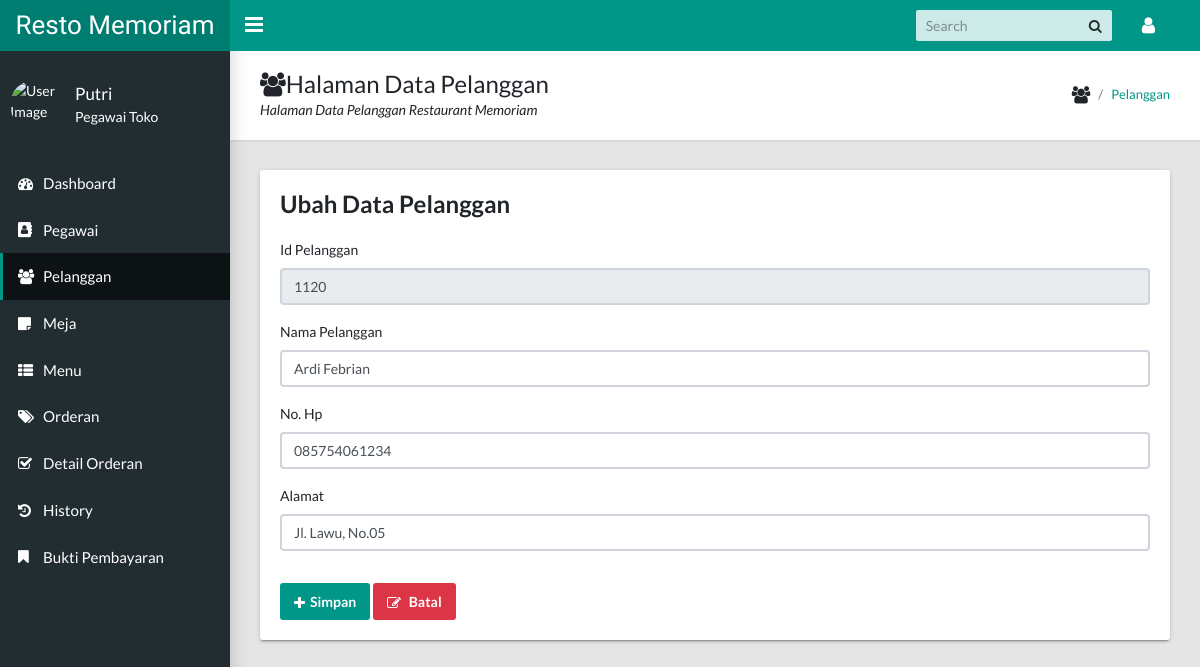
The page /admin/EditPelanggan.php?id_pelanggan=1120 (signed in) on the database its author committed.
### tables this page shows
CREATE TABLE `pelanggan` (
  `id_pelanggan` int(5) NOT NULL,
  `nama_pelanggan` varchar(30) DEFAULT NULL,
  `no_hp` varchar(12) DEFAULT NULL,
  `Alamat` varchar(30) DEFAULT NULL
);

### admin/fungsi.php (called while the page is built, shortened)
<?php
require('koneksi.php');
?>
<?php
function query($query){
    global $conn;
    $result = mysqli_query($conn,$query);
    $rows = [];
    while( $row = mysqli_fetch_assoc($result)){
        $rows[] = $row;
    }
    return $rows;
}
?>

### admin/EditPelanggan.php (the view, shortened to what this page needs)
<?php session_start();
if (!$_SESSION['nama_pegawai']){
  echo "<script> alert ('Anda Belum Login, Silahkan Login Dulu!!');
  window.location = 'login.php'</script>";
} else { ?>
<?php
include('header.php');
require 'fungsi.php';
$id = $_GET["id_pelanggan"];
$rows = query("SELECT * FROM pelanggan WHERE id_pelanggan = $id")[0];
?>
<aside class="app-sidebar">
  <div class="app-sidebar__user">
    <img class="app-sidebar__user-avatar" src="https://brighterwriting.com/wp-content/uploads/icon-user-default.png"
      width="50" height="50" alt="User Image">
    <div>
      <p class="app-sidebar__user-name"><?php echo $_SESSION['nama_pegawai']; ?></p>
      <p class="app-sidebar__user-designation">Pegawai Toko</p>
    </div>
  </div>
  <ul class="app-menu">
    <li><a class="app-menu__item" href="index.php"><i class="app-menu__icon fa fa-dashboard"></i><span
          class="app-menu__label">Dashboard</span></a></li>
    <li><a class="app-menu__item" href="pegawai.php"><i class="app-menu__icon fa fa-address-book"></i><span
          class="app-menu__label">Pegawai</span></a></li>
    <li><a class="app-menu__item active" href="pelanggan.php"><i class="app-menu__icon fa fa-users"></i><span
          class="app-menu__label">Pelanggan</span></a></li>
    <li><a class="app-menu__item" href="meja.php"><i class="app-menu__icon fa fa-sticky-note"></i><span
          class="app-menu__label">Meja</span></a></li>
    <li><a class="app-menu__item" href="menu.php"><i class="app-menu__icon fa fa-th-list"></i><span
          class="app-menu__label">Menu</span></a></li>
    <li><a class="app-menu__item" href="orderan.php"><i class="app-menu__icon fa fa fa-tags"></i><span
          class="app-menu__label">Orderan</span></a></li>
    <li><a class="app-menu__item" href="detail_orderan.php"><i class="app-menu__icon fa fa-check-square-o"></i><span
          class="app-menu__label">Detail Orderan</span></a></li>
    <li><a class="app-menu__item" href="history.php"><i class="app-menu__icon fa fa-history"></i><span
          class="app-menu__label">History</span></a></li>
    <li><a class="app-menu__item" href="bukti-pembayaran.php"><i class="app-menu__icon fa fa-bookmark"></i><span
          class="app-menu__label">Bukti Pembayaran</span></a></li>
  </ul>
</aside>
<main class="app-content">
  <div class="app-title">
    <div>
      <h1><i class="fa fa-users"></i>Halaman Data Pelanggan</h1>
      <p>Halaman Data Pelanggan Restaurant Memoriam</p>
    </div>
    <ul class="app-breadcrumb breadcrumb">
      <li class="breadcrumb-item"><i class="fa fa-users fa-lg"></i></li>
      <li class="breadcrumb-item"><a href="#">Pelanggan</a></li>
    </ul>
  </div>
  <div class="row">
    <div class="col-md-12">
      <div class="tile">
        <h3 class="tile-title">Ubah Data Pelanggan</h3>
        <form action="" method="post">
          <table>
            <div class="form-group">
              <label for="id_pelanggan">Id Pelanggan</label>
              <input type="text" class="form-control" name="id_pelanggan" placeholder="Masukan Id Pelanggan"
                value="<?= $rows["id_pelanggan"] ?>" readonly>
            </div>
            <div class="form-group">
              <label for="nama_pelanggan">Nama Pelanggan</label>
              <input type="text" class="form-control" name="nama_pelanggan" placeholder="Masukan Nama Pelanggan"
                value="<?= $rows["nama_pelanggan"] ?>">
            </div>
            <div class="form-group">
              <label for="no_hp">No. Hp</label>
              <input type="telp" pattern="^\d{12}$" class="form-control" name="no_hp"
                placeholder="Masukan No Hp Pelanggan" value="<?= $rows["no_hp"] ?>">
            </div>
            <div class="form-group">
              <label for="Alamat">Alamat</label>
              <input type="text" class="form-control" name="Alamat" placeholder="Masukan Alamat Pelanggan"
                value="<?= $rows["Alamat"] ?>">
            </div>
          </table>
          <button type="submit" name="submit" class="btn btn-primary mt-3"><span><i
                class="fa fa-plus"></i>Simpan</button>
          <a href="pelanggan.php" onclick=" return confirm ('Apakah anda ingin membatal data ini?');"><button
              type="button" class="btn btn-danger mt-3">
              <span><i class="fa fa-pencil-square-o"></i> Batal</button></span></a>
        </form>
      </div>
    </div>
  </div>
  <?php } ?>
  <?php
include('footer.php');
?>

### rows shown on the page
pelanggan: id_pelanggan "1120", nama_pelanggan "Ardi Febrian", no_hp "085754061234", Alamat "Jl. Lawu, No.05"

### other values the page prints
$_SESSION['nama_pegawai'] "Putri"
